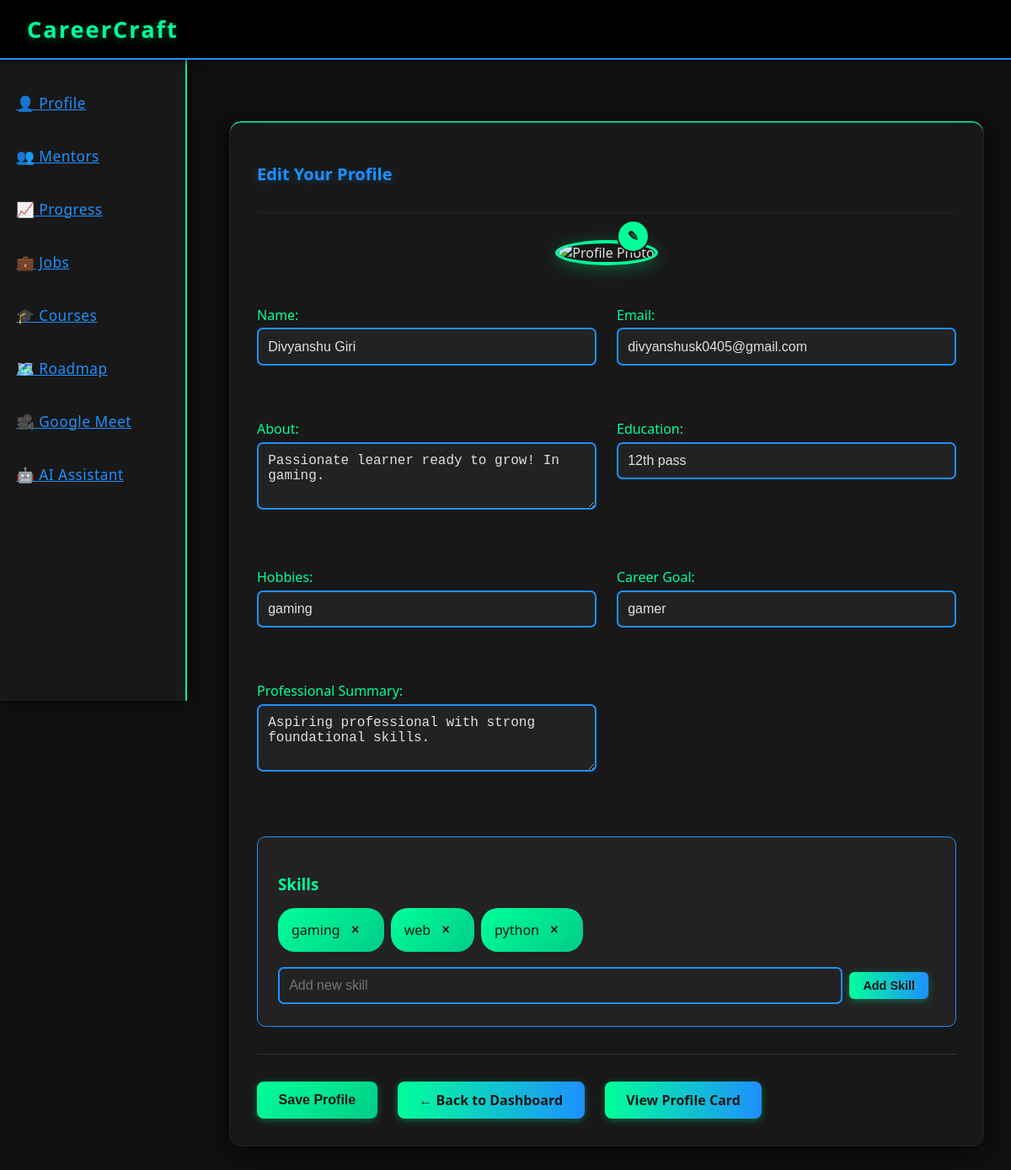
/resume_edit (signed in), run on the app's committed database.
### models.py (models this page shows, shortened)
class User(db.Model):
    __tablename__ = 'users'
    id = db.Column(db.Integer, primary_key=True)
    email = db.Column(db.String(120), unique=True, nullable=False)
    password_hash = db.Column(db.String(256), nullable=False)
    name = db.Column(db.String(100), nullable=False, default='Student')
    phone = db.Column(db.String(20))
    career_field = db.Column(db.String(100), default='Software Developer')
    hobbies = db.Column(db.Text)
    about = db.Column(db.Text)
    education = db.Column(db.Text)
    summary = db.Column(db.Text)
    photo = db.Column(db.String(200))
    score = db.Column(db.Integer, default=0)
    level = db.Column(db.String(50), default='Beginner')
    xp = db.Column(db.Integer, default=0)
    badges = db.Column(db.Text, default=json.dumps([]))
    skills = db.Column(db.Text, default=json.dumps([]))
    created_at = db.Column(db.DateTime, default=datetime.utcnow)
    updated_at = db.Column(db.DateTime, default=datetime.utcnow, onupdate=datetime.utcnow)
    is_active = db.Column(db.Boolean, default=True)
    progress = db.relationship('UserProgress', backref='user', lazy=True)
    mentor_connections = db.relationship('MentorConnection', backref='user', lazy=True)
    def get_skills(self):
        return json.loads(self.skills) if self.skills else []

### app.py (the view, shortened to what this page needs)
@app.route('/resume_edit', methods=['GET', 'POST'])
def resume_edit():
    if request.method == 'POST':
        return redirect(url_for('save_profile'))
    if 'user_id' in session:
        user = User.query.get(session['user_id'])
        if user:
            resume_data = {
                'name': user.name,
                'email': user.email,
                'about': user.about or 'Passionate learner ready to grow!',
                'education': user.education or 'Not specified',
                'hobbies': user.hobbies or '',
                'career': user.career_field or 'Software Developer',
                'summary': user.summary or 'Aspiring professional with strong foundational skills.',
                'skills': user.get_skills(),
                'photo': user.photo or url_for('static', filename='profile_photos/default.jpg')
            }
            return render_template('resume_edit.html', resume=resume_data)

### templates/resume_edit.html (shortened to what this page needs)
{% extends "_layout.html" %}
{% block content %}
<div class="w3-main">
    <div class="card">
        <h2 class="card-title">Edit Your Profile</h2>
        <hr>
        <form method="POST" enctype="multipart/form-data" action="{{ url_for('save_profile') }}">
            <div class="profile-photo-container">
                <div class="profile-photo-wrapper">
                    <img id="profilePhotoPreview"
                         src="{{ url_for('static', filename='profile_photos/default.jpg') }}"
                         alt="Profile Photo"
                         class="profile-photo">
                    <label for="photo_upload" class="photo-upload-label" title="Change photo">
                        <span class="edit-icon">✎</span>
                    </label>
                </div>
            </div>
            <div class="profile-form-grid">
                <div class="form-group">
                    <label for="name">Name:</label>
                    <input type="text" name="name" id="name" value="{{ resume.name }}" placeholder="Your full name">
                </div>
                <div class="form-group">
                    <label for="email">Email:</label>
                    <input type="email" name="email" id="email" value="{{ resume.email }}" placeholder="Your email address">
                </div>
                <div class="form-group">
                    <label for="about">About:</label>
                    <textarea name="about" id="about" rows="3" placeholder="Tell us about yourself...">{{ resume.about }}</textarea>
                </div>
                <div class="form-group">
                    <label for="education">Education:</label>
                    <input type="text" name="education" id="education" value="{{ resume.education }}" placeholder="Your educational background">
                </div>
                <div class="form-group">
                    <label for="hobbies">Hobbies:</label>
                    <input type="text" name="hobbies" id="hobbies" value="{{ resume.hobbies }}" placeholder="Your hobbies and interests">
                </div>
                <div class="form-group">
                    <label for="career">Career Goal:</label>
                    <input type="text" name="career" id="career" value="{{ resume.career }}" placeholder="Your career aspirations">
                </div>
                <div class="form-group">
                    <label for="summary">Professional Summary:</label>
                    <textarea name="summary" id="summary" rows="3" placeholder="Brief professional summary...">{{ resume.summary }}</textarea>
                </div>
            </div>
            <div class="skills-section">
                <h3>Skills</h3>
                <div class="skills-list">
                    {% for skill in resume.skills %}
                    <span class="skill-tag">
                        {{ skill }}
                        <button type="submit" name="del_skill" value="{{ skill }}" class="remove-skill" title="Remove skill">×</button>
                    </span>
                    {% endfor %}
                </div>
                <div class="add-skill">
                    <input type="text" name="add_skill" placeholder="Add new skill" class="skill-input">
                    <button type="submit" class="btn-small">Add Skill</button>
                </div>
            </div>
            <div class="profile-actions">
                <button type="submit" class="btn btn-primary">Save Profile</button>
                <a href="{{ url_for('dashboard') }}" class="btn btn-secondary">← Back to Dashboard</a>
                <a href="{{ url_for('view_profile_card') }}" class="btn btn-outline">View Profile Card</a>
            </div>
        </form>
    </div>
</div>
{% endblock %}

### static/styles.css (style rules this page uses)
body { background: #101010; color: #e0e0e0; font-family: 'Segoe UI', Arial, sans-serif; margin: 0; min-height: 100vh; transition: background 0.5s; }
.w3-main, .container, .card, .dashboard-section { animation: fadeIn 0.8s; }
.w3-main { margin-left: 240px; padding: 2.5rem 2rem 2rem 2rem; transition: margin 0.3s; min-height: 100vh; }
.card, .container, .dashboard-section { background: #181818; border-radius: 14px; box-shadow: 0 6px 32px #000c, 0 1.5px 0 #00ff99 inset; border: 1.5px solid #222; padding: 2rem 2rem 1.5rem 2rem; margin: 2rem 0; transition: box-shadow 0.3s, border-color 0.3s; position: relative; }
.card-title { color: #1e90ff; font-size: 1.25rem; margin-bottom: 1rem; text-shadow: 0 2px 8px #1e90ff55; font-weight: 600; }
button, .btn, .w3-main a { background: linear-gradient(90deg, #00ff99 0%, #1e90ff 100%); color: #181818; border: none; padding: 0.7rem 1.6rem; border-radius: 8px; font-weight: bold; cursor: pointer; margin: 0.5rem 0.5rem 0.5rem 0; box-shadow: 0 2px 8px #00ff9955; transition: background 0.2s, color 0.2s, box-shadow 0.2s, transform 0.2s; display: inline-block; text-align: center; text-decoration: none; position: relative; overflow: hidden; font-size: 1rem; }
input, select, textarea { background: #222; color: #e0e0e0; border: 2px solid #1e90ff; border-radius: 7px; padding: 0.7rem; margin-bottom: 1rem; width: 100%; box-sizing: border-box; transition: border-color 0.2s, box-shadow 0.2s; font-size: 1rem; }
label { color: #00ff99; font-weight: 500; margin-bottom: 0.3rem; display: block; font-size: 1rem; }
.form-group { margin-bottom: 1.5rem; }
hr { border: none; border-top: 1px solid #222; margin: 2rem 0; }
.btn-small { background: linear-gradient(90deg, #00ff99 0%, #1e90ff 100%); color: #181818; border: none; padding: 0.5rem 1rem; border-radius: 6px; font-weight: 600; cursor: pointer; text-decoration: none; display: inline-block; font-size: 0.9rem; transition: all 0.2s; }

### templates/resume_edit.html (style rules this page uses)
.profile-photo-container { text-align: center; margin-bottom: 2rem; }
.profile-photo-wrapper { position: relative; display: inline-block; margin-bottom: 1rem; }
.profile-photo { width: 150px; height: 150px; border-radius: 50%; border: 4px solid #00ff99; object-fit: cover; box-shadow: 0 4px 20px rgba(0, 255, 153, 0.3); transition: all 0.3s ease; }
.photo-upload-label { position: absolute; bottom: 10px; right: 10px; background: #00ff99; color: #181818; width: 35px; height: 35px; border-radius: 50%; display: flex; align-items: center; justify-content: center; cursor: pointer; transition: all 0.3s ease; border: 2px solid #181818; }
.edit-icon { font-size: 1rem; font-weight: bold; }
.profile-form-grid { display: grid; grid-template-columns: repeat(auto-fit, minmax(300px, 1fr)); gap: 1.5rem; margin-bottom: 2rem; }
.skills-section { margin: 2rem 0; padding: 1.5rem; background: #222; border-radius: 10px; border: 1px solid #1e90ff; }
.skills-section h3 { color: #00ff99; margin-bottom: 1rem; }
.skills-list { display: flex; flex-wrap: wrap; gap: 0.5rem; margin-bottom: 1rem; }
.skill-tag { background: linear-gradient(135deg, #00ff99, #00cc88); color: #181818; padding: 0.5rem 1rem; border-radius: 20px; font-weight: 500; display: flex; align-items: center; gap: 0.5rem; transition: all 0.3s ease; }
.remove-skill { background: none; border: none; color: #181818; font-weight: bold; cursor: pointer; padding: 0; width: 20px; height: 20px; border-radius: 50%; display: flex; align-items: center; justify-content: center; transition: all 0.3s ease; }
.add-skill { display: flex; gap: 0.5rem; align-items: center; }
.skill-input { flex: 1; margin-bottom: 0; }
.profile-actions { display: flex; gap: 1rem; flex-wrap: wrap; margin-top: 2rem; padding-top: 1.5rem; border-top: 1px solid #333; }
.btn-primary { background: linear-gradient(135deg, #00ff99, #00cc88); }
.btn-secondary { background: linear-gradient(135deg, #1e90ff, #00bfff); }
.btn-outline { background: transparent; border: 2px solid #00ff99; color: #00ff99; }

### data on the page
User: name "Divyanshu Giri", email "divyanshusk0405@gmail.com", about "Passionate learner ready to grow! In gaming.", education "12th pass", hobbies "gaming", career "gamer", summary "Aspiring professional with strong foundational skills."

### other printed values
{{ skill }} "gaming" "web" "python"
